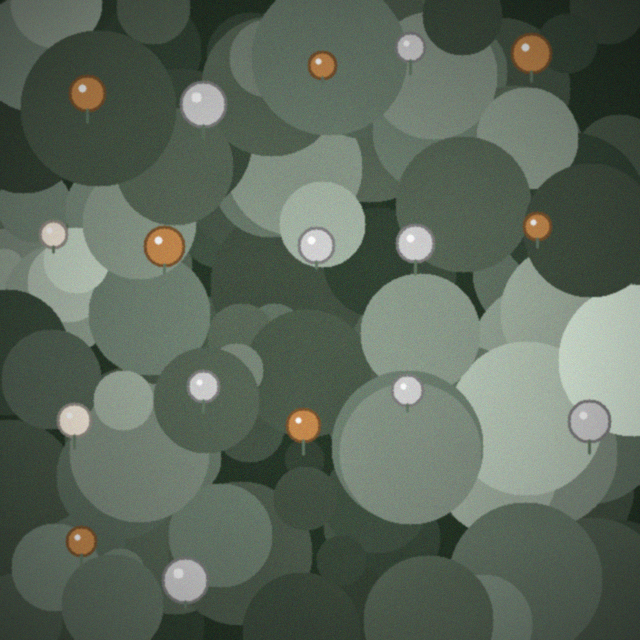
#> input picture data/images/test_synthetic/trichome_amber_peak_640px.png, 640 x 640 px
$ python -i stage_micrometer.py   (imports and definitions only)
#> lines starting #> are read from the running program, lines starting #| are printed output that depends on the picture
"""
measurement.calibration.stage_micrometer — Microscope calibration module.

CALIBRATION IS CRITICAL:
Without accurate pixel-to-micrometer calibration, all size measurements
are meaningless. This module implements multiple calibration methods
suited to different lab setups.

CALIBRATION METHODS:

1. Stage Micrometer Calibration (Gold Standard):
   - Use a certified stage micrometer (e.g., 1mm/100 divisions = 10µm/div)
   - Image the stage micrometer at the same magnification as your samples
   - Measure the pixel distance corresponding to a known physical distance
   - Compute µm/pixel = known_distance_µm / measured_pixels

2. Reference Object Calibration:
   - Use an object of known size in the same field of view
   - e.g., a pollen grain (~10µm) or a known reference bead
   - Less accurate than stage micrometer (reference object measurement error)

3. Objective-Based Estimation (Approximate):
   - Use microscope objective magnification + sensor pixel size
   - µm/pixel = (pixel_size_µm / objective_magnification) / digital_zoom
   - Accuracy: ±20-30% (acceptable only for approximate analysis)
   - Requires knowing camera sensor specs

4. Known Trichome Size Reference (Domain-Specific):
   - Use capitate-stalked trichome head as size reference
   - Head diameter typically 150-500µm (mean ~287µm for high-cannabinoid strains)
   - HIGH UNCERTAINTY — only use as last resort

UNCERTAINTY PROPAGATION:
All calibrated measurements carry uncertainty from:
- Measurement error in calibration (typically ±2-5 pixels)
- Sub-pixel resolution limits
- Distortion at image edges
- Temperature effects on optics (minor)

Reference:
  Murphy, D.B. & Davidson, M.W. (2012). Fundamentals of Light Microscopy
  and Electronic Imaging. John Wiley & Sons, 2nd ed.
"""

from __future__ import annotations

import json
from dataclasses import dataclass, field
from datetime import datetime
from pathlib import Path
from typing import Any

import numpy as np

from shared.core.value_objects import CalibrationScale


# [95 lines that did not run here, left out]


# [107 lines that did not run here, left out]


# [48 lines that did not run here, left out]


# ---------------------------------------------------------------------------
# Automated scale-bar detection (TDB-001 — wires Hough-line detection)
# ---------------------------------------------------------------------------

from dataclasses import dataclass as _dataclass


@_dataclass
class ScaleBarDetectionResult:
    """Result of automated scale-bar detection from a micrometer image."""

    detected: bool
    """True if a convincing scale bar was found."""

    scale_bar_px: float
    """Detected scale bar length in pixels (0.0 if not detected)."""

    confidence: float
    """Detection confidence in [0, 1]. < 0.5 = unreliable, use manual input."""

    num_line_groups: int
    """Number of distinct line groups found (for QC)."""

    method: str
    """Which sub-algorithm produced the result."""

    message: str
    """Human-readable summary or error description."""


def detect_scale_bar_px(
    image_gray: np.ndarray,
    *,
    min_line_length_frac: float = 0.05,
    max_line_gap_frac: float = 0.01,
    canny_low: int = 30,
    canny_high: int = 100,
    hough_threshold: int = 50,
    max_angle_deg: float = 5.0,
) -> ScaleBarDetectionResult:
    """
    Automatically detect a scale bar in a grayscale stage micrometer image.

    Algorithm
    ---------
    1. CLAHE contrast enhancement (deals with faint micrometer lines).
    2. Gaussian blur to suppress noise.
    3. Canny edge detection.
    4. Probabilistic Hough line transform to find line segments.
    5. Filter to near-horizontal lines (|angle| < max_angle_deg).
    6. Cluster co-linear segments and measure the span of the longest cluster.
    7. Report the pixel length of the longest contiguous segment cluster.

    This is well-suited to bright-field stage micrometer images where the
    calibration lines are horizontal dark marks on a uniform background.

    Parameters
    ----------
    image_gray : ndarray
        Grayscale image (H, W) uint8.
    min_line_length_frac : float
        Minimum line segment length as a fraction of image width.
    max_line_gap_frac : float
        Maximum gap between collinear segments (fraction of image width).
    canny_low, canny_high : int
        Canny hysteresis thresholds.
    hough_threshold : int
        Hough accumulator vote threshold.
    max_angle_deg : float
        Maximum deviation from horizontal allowed for detected lines.

    Returns
    -------
    ScaleBarDetectionResult
    """
#> called with min_line_length_frac = 0.05, max_line_gap_frac = 0.01, canny_low = 30, canny_high = 100, hough_threshold = 50, max_angle_deg = 5
    try:
        import cv2
    except ImportError:
        return ScaleBarDetectionResult(
            detected=False,
            scale_bar_px=0.0,
            confidence=0.0,
            num_line_groups=0,
            method="none",
            message="cv2 not available — install opencv-python",
        )

    _h, w = image_gray.shape[:2]
    min_len = max(10, int(min_line_length_frac * w))
    max_gap = max(2, int(max_line_gap_frac * w))
    max_angle_rad = float(np.deg2rad(max_angle_deg))

    # ── 1. Contrast enhance ────────────────────────────────────────────────
    clahe = cv2.createCLAHE(clipLimit=2.0, tileGridSize=(8, 8))
    enhanced = clahe.apply(image_gray)
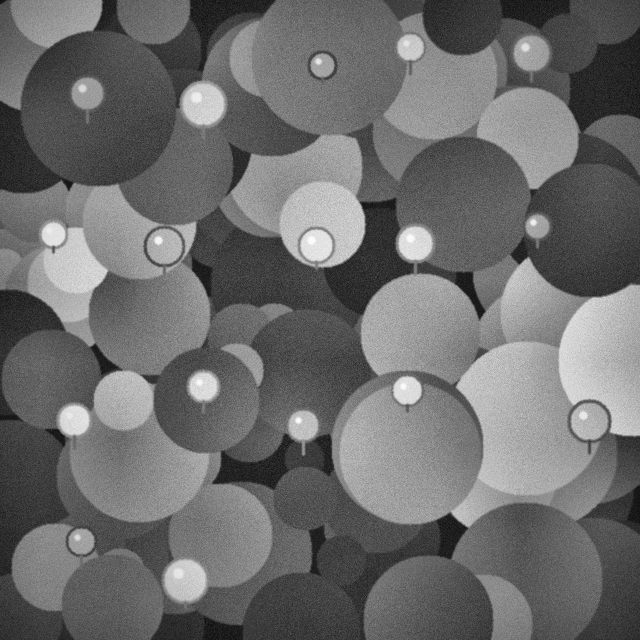
#> enhanced: shape (640, 640); min 14, max 253, mean 108.7

    # ── 2. Noise reduction ─────────────────────────────────────────────────
    blurred = cv2.GaussianBlur(enhanced, (5, 5), 0)

    # ── 3. Canny edges ─────────────────────────────────────────────────────
    edges = cv2.Canny(blurred, canny_low, canny_high, apertureSize=3)
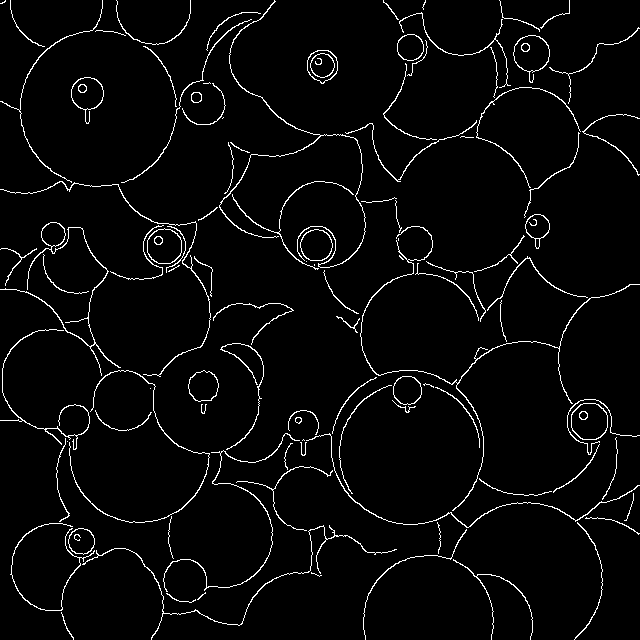
#> edges: shape (640, 640); 3.5% white in thin lines or dots

    # ── 4. Probabilistic Hough ─────────────────────────────────────────────
    lines = cv2.HoughLinesP(
        edges,
        rho=1,
        theta=np.pi / 180,
        threshold=hough_threshold,
        minLineLength=min_len,
        maxLineGap=max_gap,
    )
#> lines = [[66, 582, 93, 547], [171, 224, 194, 258], [510, 255, 537, 214]]

    if lines is None or len(lines) == 0:
        return ScaleBarDetectionResult(
            detected=False,
            scale_bar_px=0.0,
            confidence=0.0,
            num_line_groups=0,
            method="hough",
            message="No line segments detected. Check image contrast and orientation.",
        )

    # ── 5. Filter to near-horizontal lines ─────────────────────────────────
    horizontal_segments: list[tuple[int, int, int, int]] = []
    # OpenCV 4 returns (N, 1, 4), OpenCV 5 (N, 4)
    for x1, y1, x2, y2 in np.asarray(lines).reshape(-1, 4).tolist():
        angle = float(np.abs(np.arctan2(y2 - y1, x2 - x1)))
        if angle <= max_angle_rad:
            horizontal_segments.append((x1, y1, x2, y2))
#> this loop made 3 passes
#> (x1, y1, x2, y2, angle) on passes 1 to 3: (66, 582, 93, 547, 0.914), (171, 224, 194, 258, 0.976), (510, 255, 537, 214, 0.988)
#> after the loop, horizontal_segments = []

    if not horizontal_segments:
        return ScaleBarDetectionResult(
            detected=False,
            scale_bar_px=0.0,
            confidence=0.0,
            num_line_groups=0,
            method="hough",
            message=(
                f"Lines detected but none are near-horizontal (max angle {max_angle_deg}°). "
                "Rotate the image or increase max_angle_deg."
            ),
        )

    # ── 6. Cluster by Y position (within 10 px) and merge spans ───────────
    # Sort by Y centre, then cluster rows within 10 pixels of each other.
    segs_sorted = sorted(horizontal_segments, key=lambda s: (s[1] + s[3]) // 2)

    clusters: list[list[tuple[int, int, int, int]]] = []
    current_cluster: list[tuple[int, int, int, int]] = [segs_sorted[0]]
    current_y = (segs_sorted[0][1] + segs_sorted[0][3]) // 2

    for seg in segs_sorted[1:]:
        y_mid = (seg[1] + seg[3]) // 2
        if abs(y_mid - current_y) <= 10:
            current_cluster.append(seg)
        else:
            clusters.append(current_cluster)
            current_cluster = [seg]
            current_y = y_mid
    clusters.append(current_cluster)

    # For each cluster, compute the total span (min_x → max_x)
    cluster_spans: list[float] = []
    for cluster in clusters:
        all_x = [s[0] for s in cluster] + [s[2] for s in cluster]
        span = float(max(all_x) - min(all_x))
        cluster_spans.append(span)

    longest_span = max(cluster_spans)

    # ── 7. Compute confidence ──────────────────────────────────────────────
    # Heuristic: confidence scales with span relative to image width.
    # A scale bar spanning > 50% of the image = high confidence.
    span_ratio = longest_span / w
    confidence = float(np.clip(span_ratio * 2, 0.0, 1.0))

    if longest_span < min_len:
        return ScaleBarDetectionResult(
            detected=False,
            scale_bar_px=longest_span,
            confidence=confidence,
            num_line_groups=len(clusters),
            method="hough",
            message=(
                f"Detected span ({longest_span:.0f}px) too short. "
                "Increase min_line_length_frac or check image."
            ),
        )

    return ScaleBarDetectionResult(
        detected=True,
        scale_bar_px=longest_span,
        confidence=confidence,
        num_line_groups=len(clusters),
        method="hough",
        message=(
            f"Scale bar detected: {longest_span:.1f} px "
            f"({len(horizontal_segments)} segments in {len(clusters)} row-clusters, "
            f"confidence={confidence:.2f})"
        ),
    )

>>> import cv2
>>> picture = cv2.imread('../../data/images/test_synthetic/trichome_amber_peak_640px.png', cv2.IMREAD_GRAYSCALE)
>>> result = detect_scale_bar_px(picture)

$ run again, on data/images/test_synthetic/trichome_clear_dominant_960px.png
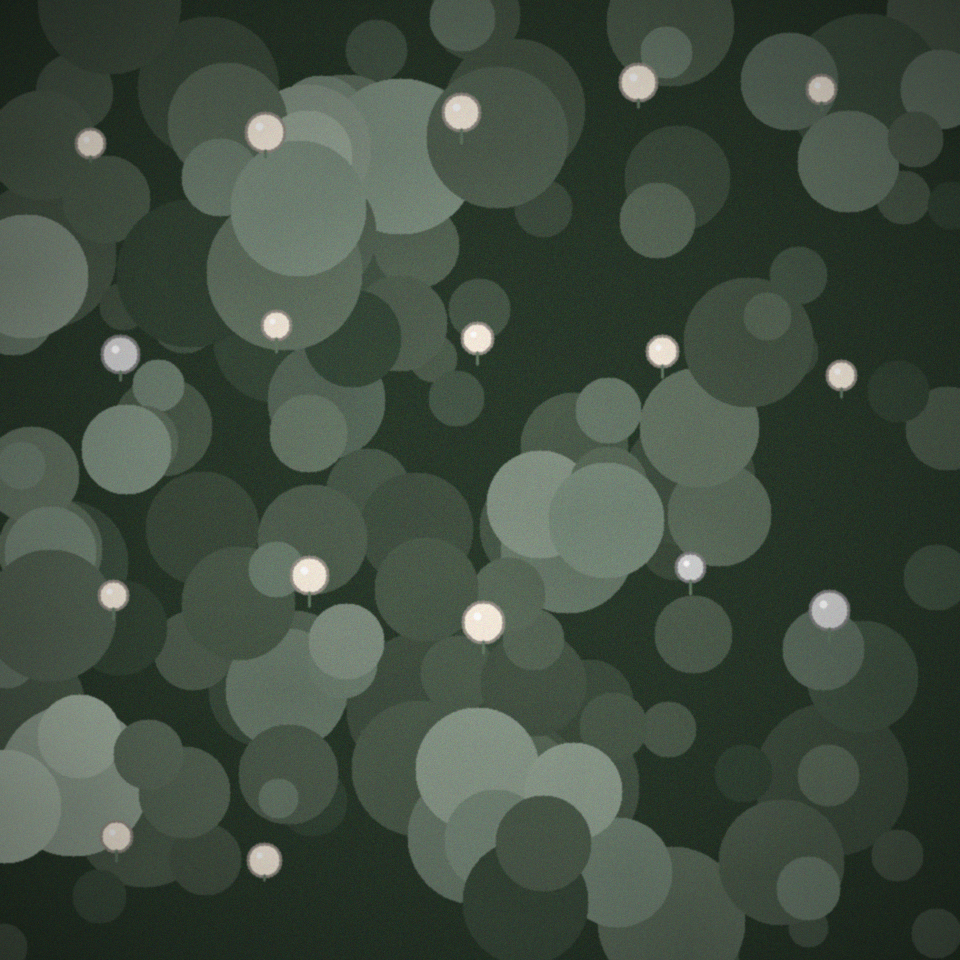
#> input picture data/images/test_synthetic/trichome_clear_dominant_960px.png, 960 x 960 px
#> in detect_scale_bar_px, `enhanced = clahe.apply(image_gray)`:
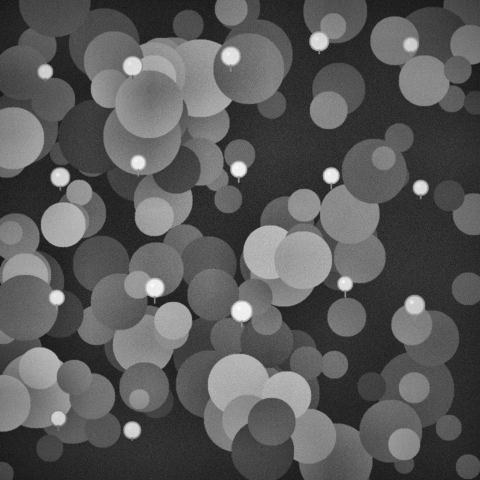
#> enhanced: shape (960, 960) (shown at 1/2 size); min 15, max 252, mean 89.2
#> in detect_scale_bar_px, `edges = cv2.Canny(blurred, canny_low, canny_high, apertureSize=3)`:
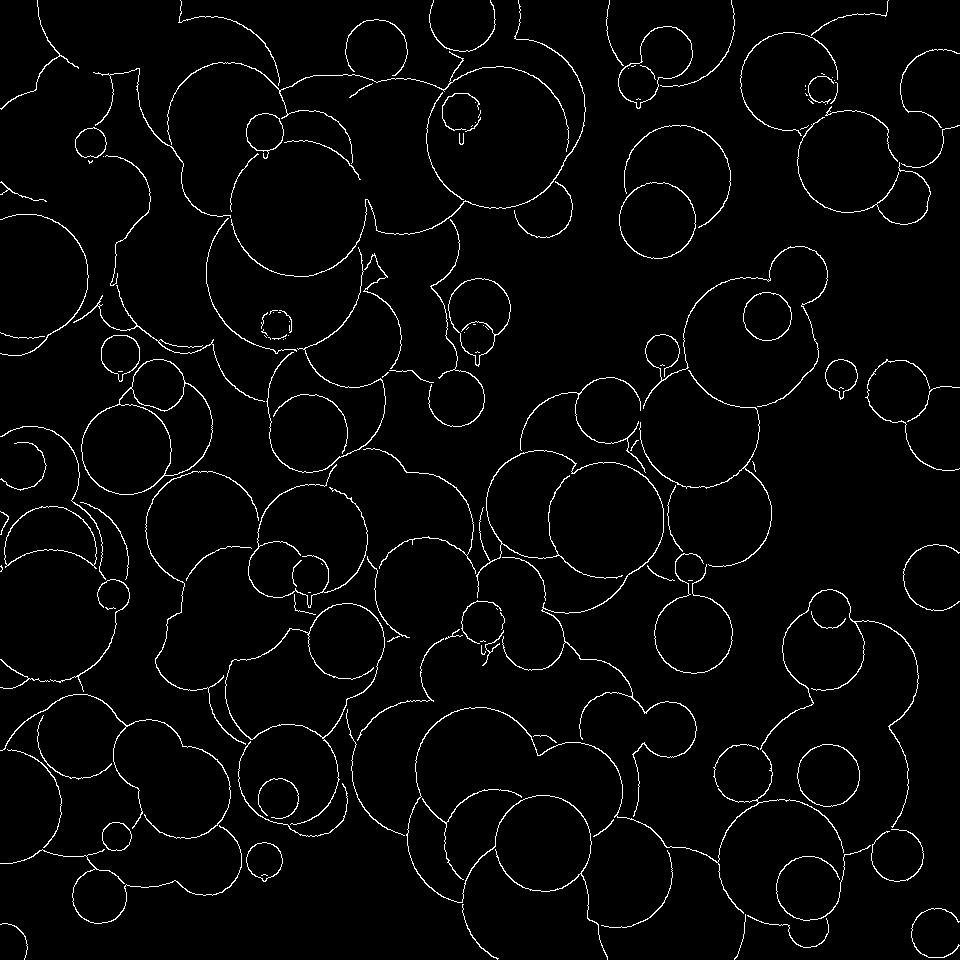
#> edges: shape (960, 960); 2.8% white in thin lines or dots
#> lines = [[431, 111, 467, 50], [736, 801, 792, 800], [470, 374, 508, 321]]
#> the loop in detect_scale_bar_px, `for x1, y1, x2, y2 in np.asarray(lines).reshape(-1, 4).tolist():` made 3 passes
#> (x1, y1, x2, y2, angle) on passes 1 to 3: (431, 111, 467, 50, 1.04), (736, 801, 792, 800, 0.0179), (470, 374, 508, 321, 0.949)
#> after the loop in detect_scale_bar_px, `for x1, y1, x2, y2 in np.asarray(lines).reshape(-1, 4).tolist():`: horizontal_segments = [(736, 801, 792, 800)]
#> current_y = 800
#> after the loop in detect_scale_bar_px, `for seg in segs_sorted[1:]:`: clusters = []
#> the loop in detect_scale_bar_px, `for cluster in clusters:` made 1 pass
#> (cluster, all_x, span) on pass 1: ([(736, 801, 792, 800)], [736, 792], 56)
#> after the loop in detect_scale_bar_px, `for cluster in clusters:`: cluster_spans = [56]
#> longest_span = 56
#> span_ratio = 0.0583
#> confidence = 0.117

$ run again, on data/images/test_synthetic/trichome_cloudy_dominant_960px.png
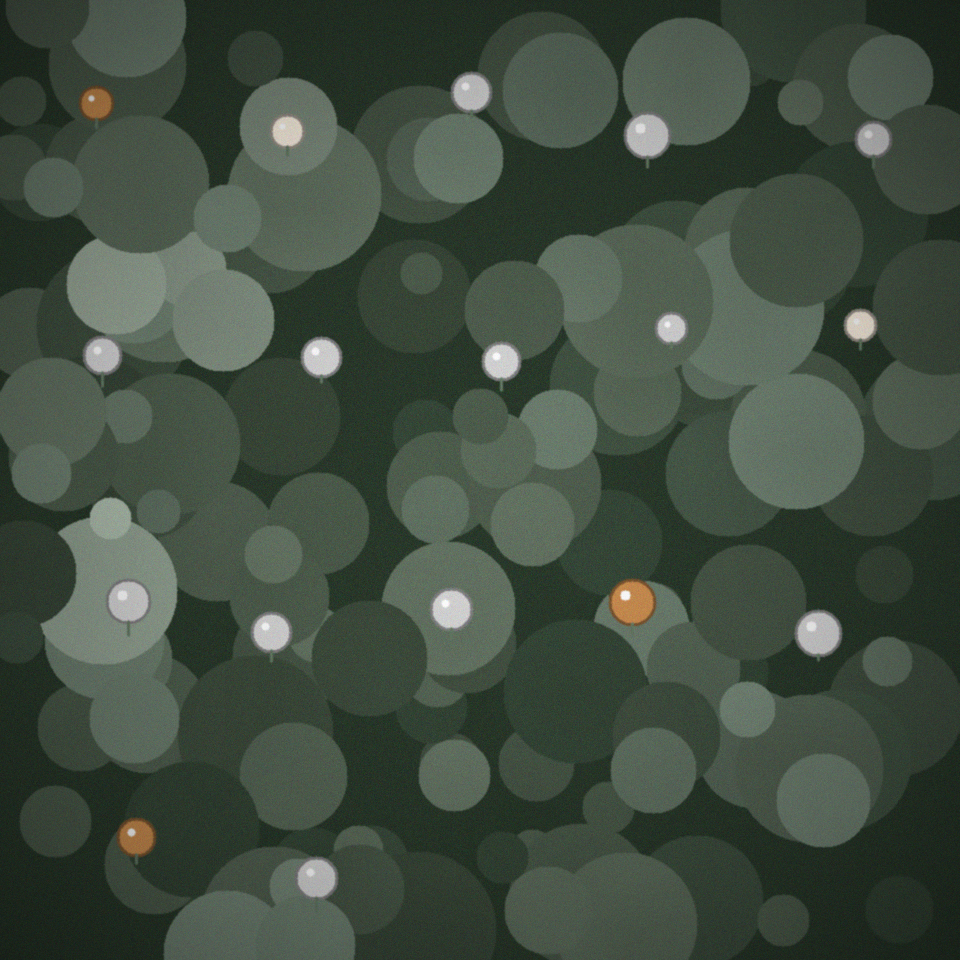
#> input picture data/images/test_synthetic/trichome_cloudy_dominant_960px.png, 960 x 960 px
#> in detect_scale_bar_px, `enhanced = clahe.apply(image_gray)`:
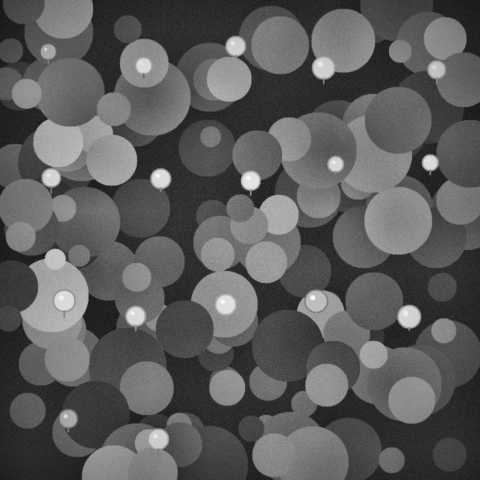
#> enhanced: shape (960, 960) (shown at 1/2 size); min 14, max 253, mean 91.6
#> in detect_scale_bar_px, `edges = cv2.Canny(blurred, canny_low, canny_high, apertureSize=3)`:
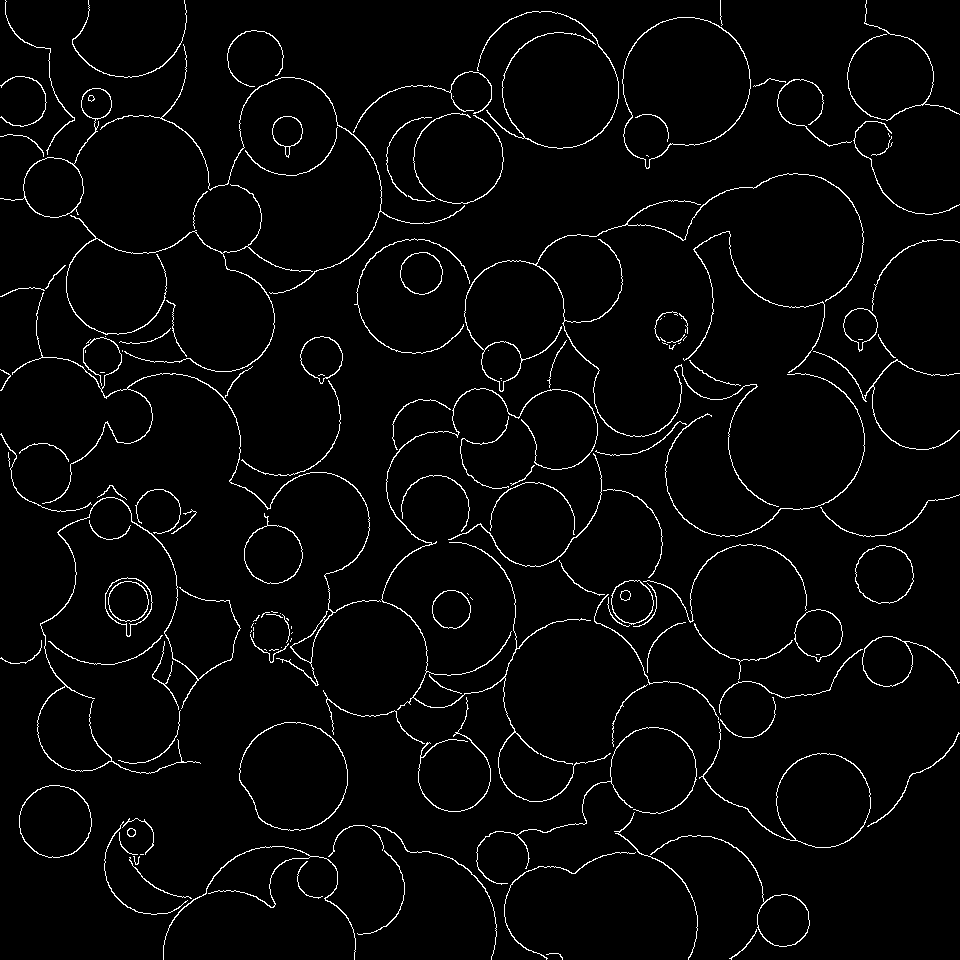
#> edges: shape (960, 960); 3% white in thin lines or dots
#> lines = [[41, 289, 94, 236], [855, 407, 894, 357]]
#> the loop in detect_scale_bar_px, `for x1, y1, x2, y2 in np.asarray(lines).reshape(-1, 4).tolist():` made 2 passes
#> (x1, y1, x2, y2, angle) on passes 1 to 2: (41, 289, 94, 236, 0.785), (855, 407, 894, 357, 0.908)
#> after the loop in detect_scale_bar_px, `for x1, y1, x2, y2 in np.asarray(lines).reshape(-1, 4).tolist():`: horizontal_segments = []
